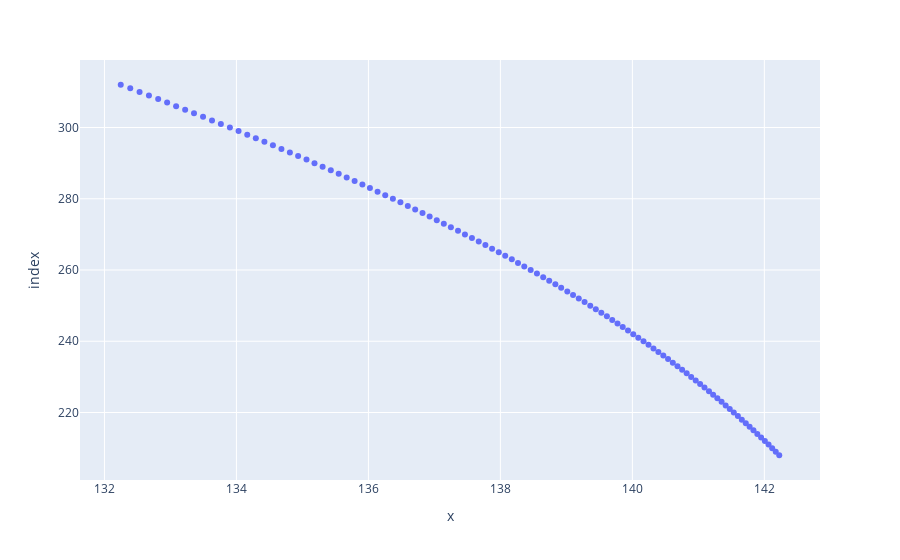

The cell this chart's notebook holds for it:
### Code cell
import plotly.express as px

# Создание фигуры и осей
# fig, ax = plt.subplots(figsize=(12, 8), ncols=2, nrows=2)

# Установка общего названия графика
# fig.suptitle('Графики')

# Замена функций и объектов matplotlib на их эквиваленты в plotly
px.scatter(df['q'], df['p'])
px.scatter(df['q'][left_bound:], df['p'][left_bound:])
# px.line(df['q'], df['p'], x=df['q'], y=df['p'])
# fig = px.scatter(data.lb_indexes, data.pressures)
# fig = px.scatter(data2.lb_indexes, data2.pressures)
# fig = px.scatter(df.th, df.delta_p)
# fig = px.scatter(df.th, df.dp*df.th)
# fig = px.scatter(df.th, df.dp.diff()*df.th, s=3)
# fig = px.vline(self.diff_data.changing_wbs_time, d_min, d_max, color='red')
# fig = px.scatter(df['th'], df['H_md'], s=1)
# fig = px.hline(0, 0.00001, 100, color='red')
# fig = px.text(0.1, df["H_md"].max(), f'max level = {max_h:.2f}')
# fig = px.scatter(df['th'], df['H_md'], x=df['th'], y=df['H_md'])

# Отображение фигуры
# plt.show()

### Figure 1 — Plotly figure (JSON) as saved in the notebook; plotly's stock layout.template omitted (floating-point values rounded to 4 significant figures)
{"data": [{"hovertemplate": "x=%{x}<br>index=%{y}<extra></extra>", "legendgroup": "", "marker": {"color": "#636efa", "symbol": "circle"}, "mode": "markers", "name": "", "orientation": "h", "showlegend": false, "type": "scatter", "x": [142.2, 142.2, 142.1, 142.1, 142.0, 142.0, 141.9, 141.8, 141.8, 141.7, 141.7, 141.6, 141.5, 141.5, 141.4, 141.4, 141.3, 141.2, 141.2, 141.1, 141.0, 141.0, 140.9, 140.8, 140.8, 140.7, 140.6, 140.5, 140.5, 140.4, 140.3, 140.2, 140.2, 140.1, 140.0, 139.9, 139.9, 139.8, 139.7, 139.6, 139.5, 139.4, 139.4, 139.3, 139.2, 139.1, 139.0, 138.9, 138.8, 138.7, 138.6, 138.6, 138.5, 138.4, 138.3, 138.2, 138.1, 138.0, 137.9, 137.8, 137.7, 137.6, 137.5, 137.4, 137.2, 137.1, 137.0, 136.9, 136.8, 136.7, 136.6, 136.5, 136.4, 136.3, 136.1, 136.0, 135.9, 135.8, 135.7, 135.6, 135.4, 135.3, 135.2, 135.1, 134.9, 134.8, 134.7, 134.6, 134.4, 134.3, 134.2, 134.0, 133.9, 133.8, 133.6, 133.5, 133.4, 133.2, 133.1, 132.9, 132.8, 132.7, 132.5, 132.4, 132.2], "xaxis": "x", "y": [208, 209, 210, 211, 212, 213, 214, 215, 216, 217, 218, 219, 220, 221, 222, 223, 224, 225, 226, 227, 228, 229, 230, 231, 232, 233, 234, 235, 236, 237, 238, 239, 240, 241, 242, 243, 244, 245, 246, 247, 248, 249, 250, 251, 252, 253, 254, 255, 256, 257, 258, 259, 260, 261, 262, 263, 264, 265, 266, 267, 268, 269, 270, 271, 272, 273, 274, 275, 276, 277, 278, 279, 280, 281, 282, 283, 284, 285, 286, 287, 288, 289, 290, 291, 292, 293, 294, 295, 296, 297, 298, 299, 300, 301, 302, 303, 304, 305, 306, 307, 308, 309, 310, 311, 312], "yaxis": "y"}], "layout": {"autosize": true, "legend": {"tracegroupgap": 0}, "margin": {"t": 60}, "xaxis": {"anchor": "y", "autorange": true, "domain": [0, 1], "range": [131.6, 142.8], "title": {"text": "x"}, "type": "linear"}, "yaxis": {"anchor": "x", "autorange": true, "domain": [0, 1], "range": [199.9, 320.1], "title": {"text": "index"}, "type": "linear"}}}
